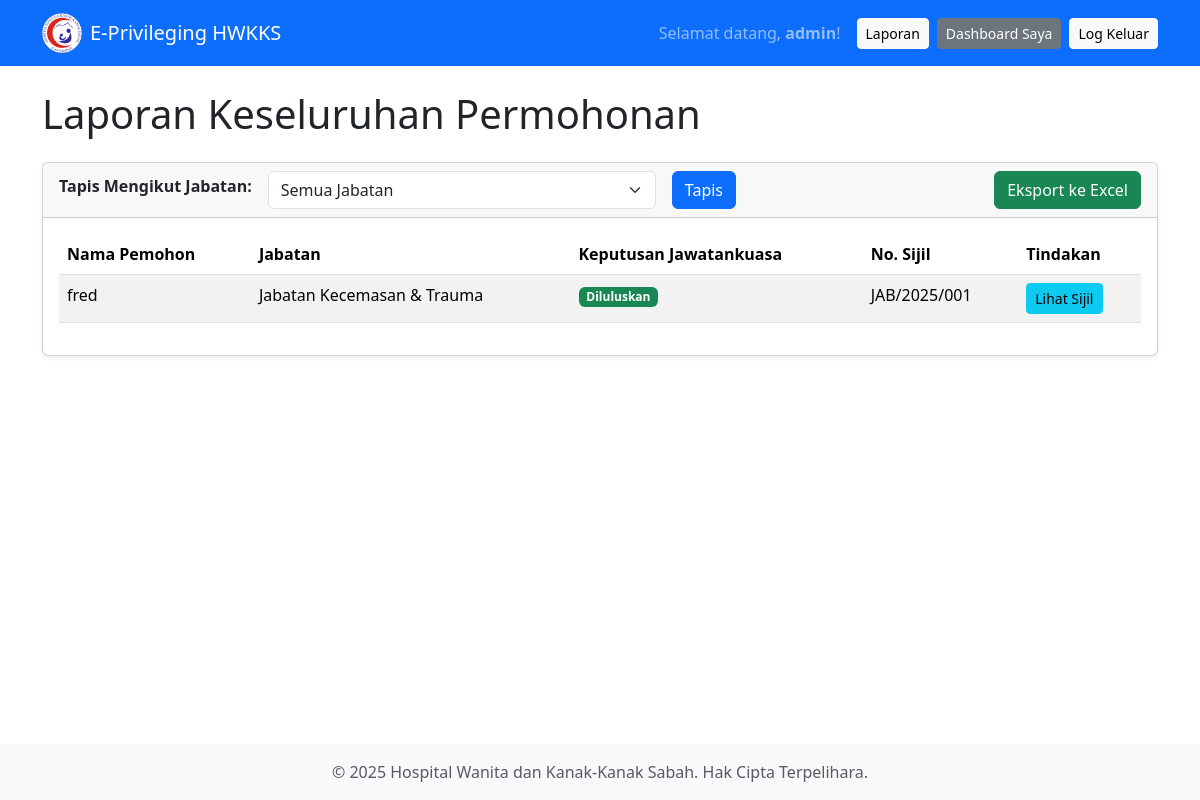
Page /laporan/ (signed in) on the earlier database version.
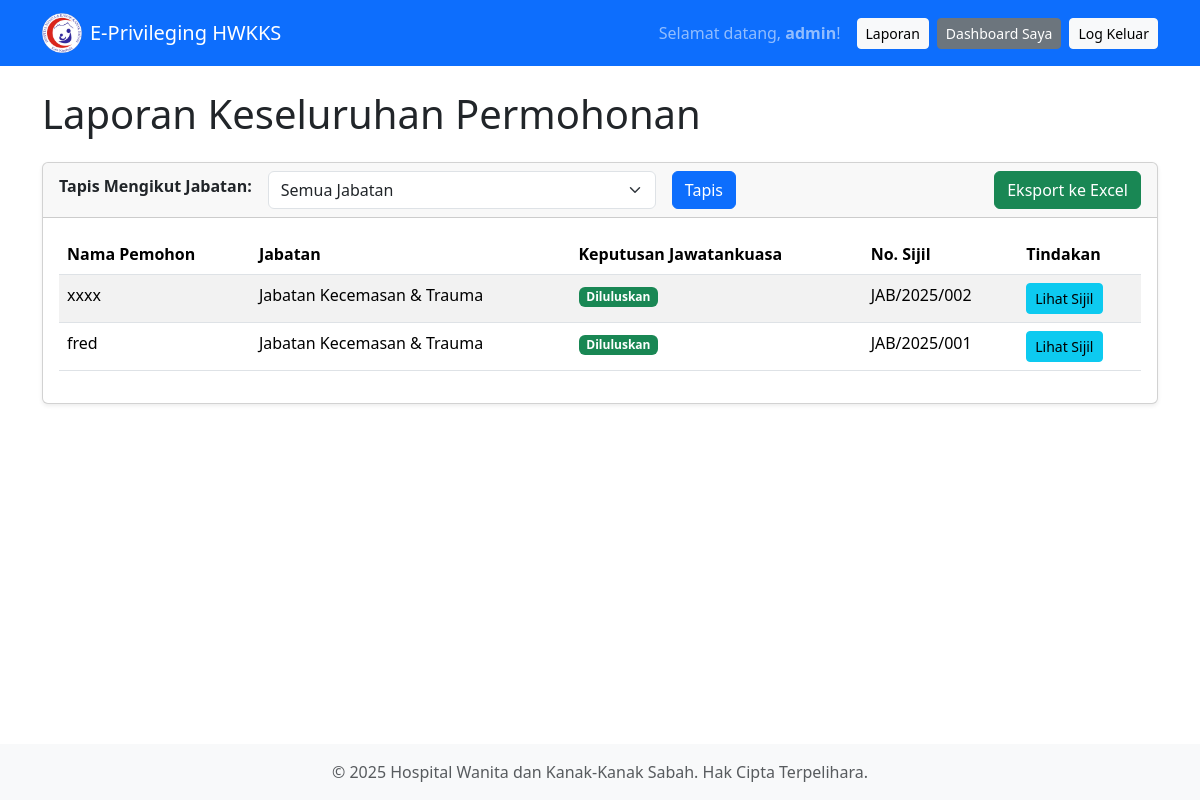
Same page on the later database version.
### permohonan/models.py (models this page shows, shortened)
class Permohonan(models.Model):
    KATEGORI_UTAMA_CHOICES = [('', '---------'), ('Pakar Perubatan / Pergigian', 'Pakar Perubatan / Pergigian'), ('Pegawai Perubatan', 'Pegawai Perubatan'), ('Jururawat', 'Jururawat'), ('Penolong Pegawai Perubatan', 'Penolong Pegawai Perubatan'), ('Juruterapi Pergigian', 'Juruterapi Pergigian'), ('Anggota Kesihatan Bersekutu', 'Anggota Kesihatan Bersekutu'), ('Pegawai Farmasi', 'Pegawai Farmasi'), ('Penolong Pegawai Farmasi', 'Penolong Pegawai Farmasi'), ('Lain-lain', 'Lain-lain')]
    KATEGORI_BAWAHAN_CHOICES = [('', '---------'), ('Pakar HWKKS', 'Pakar HWKKS'), ('Pakar KKM Lain', 'Pakar KKM dari Hospital lain selain HWKKS'), ('Pakar Bukan KKM', 'Pakar daripada institusi selain KKM'), ('Lantikan Baru', 'Lantikan baru/ bertukar masuk'), ('Ada Credentialing', 'Ada Credentialing'), ('Ada Post Basic', 'Ada Post Basic')]
    JENIS_PERMOHONAN_CHOICES = [('Baru', 'Permohonan Baru (Privileging)'), ('Penambahan', 'Permohonan Penambahan (Privileging Addition)'), ('Ulangan', 'Permohonan Ulangan (Re-Privileging)'), ('Ulangan + Tambah', 'Permohonan Ulangan bersama penambahan prosedur baru'), ('Ulangan + Kurang', 'Permohonan Ulangan bersama pengurangan prosedur baru')]
    SOKONGAN_CHOICES = [('Menunggu', 'Menunggu Semakan'), ('Menyokong', 'Menyokong'), ('Tidak Menyokong', 'Tidak Menyokong')]
    KELULUSAN_CHOICES = [('Menunggu', 'Menunggu Keputusan'), ('Ya', 'Diluluskan'), ('Tidak', 'Ditolak')]
    pemohon = models.ForeignKey(User, on_delete=models.SET_NULL, null=True, blank=True)
    nama_pemohon = models.CharField(max_length=255)
    no_kp = models.CharField("No K/P", max_length=15)
    jawatan = models.ForeignKey(Jawatan, on_delete=models.PROTECT, null=True, verbose_name="Jawatan")
    gred = models.ForeignKey(Gred, on_delete=models.PROTECT, null=True, verbose_name="Gred")
    jabatan = models.ForeignKey(Jabatan, on_delete=models.PROTECT, null=True)
    tarikh_mula_bertugas = models.DateField("Tarikh mula bertugas di jabatan sekarang")
    no_sijil_amalan = models.CharField("No. Sijil Amalan Tahunan", max_length=100, blank=True, null=True)
    jenis_permohonan = models.CharField(max_length=50, choices=JENIS_PERMOHONAN_CHOICES, null=True)
    kategori_utama = models.CharField("Kategori Pemohon Utama", max_length=100, choices=KATEGORI_UTAMA_CHOICES, null=True)
    kategori_bawahan = models.CharField("Sub-Kategori Pemohon (Lama)", max_length=100, choices=KATEGORI_BAWAHAN_CHOICES, blank=True, null=True, editable=False)
    sub_kategori = models.ManyToManyField(SubKategori, verbose_name="Sub-Kategori Pemohon", blank=True)
    jawatan_lain = models.CharField("Jawatan Lain-lain (jika berkenaan)", max_length=100, blank=True, null=True)
    tarikh_borang_dihantar = models.DateField(auto_now_add=True)
    status_sokongan_kj = models.CharField("Status Sokongan Ketua Jabatan", max_length=20, choices=SOKONGAN_CHOICES, default='Menunggu')
    ulasan_kj = models.TextField("Ulasan Ketua Jabatan", blank=True, null=True)
    nama_kj = models.CharField("Nama Ketua Jabatan", max_length=255, blank=True, null=True)
    jawatan_kj = models.CharField("Jawatan Ketua Jabatan", max_length=100, blank=True, null=True)
    tarikh_sokongan_kj = models.DateField("Tarikh Sokongan Ketua Jabatan", blank=True, null=True)
    keputusan_jawatanankuasa = models.CharField("Keputusan Pengarah", max_length=20, choices=KELULUSAN_CHOICES, default='Menunggu')
    tarikh_keputusan = models.DateField("Tarikh Keputusan", blank=True, null=True)
    tarikh_sah_sehingga = models.DateField("Tarikh Sah Sehingga", blank=True, null=True)
    no_siri_sijil = models.CharField("No Siri Sijil", max_length=100, blank=True, null=True, unique=True)

class Jabatan(models.Model):
    nama = models.CharField(max_length=150, unique=True)
    def __str__(self):
        return self.nama

### permohonan/views.py (the view)
# urls.py: path('laporan/', views.laporan_permohonan, name='laporan_permohonan'),
@login_required
def laporan_permohonan(request):
    user = request.user
    if not (user.is_superuser or user.groups.filter(name__in=['Pengarah', 'PICPrivileging']).exists()):
        return redirect('dashboard')
    permohonan_list = Permohonan.objects.all().order_by('-tarikh_borang_dihantar')
    jabatan_filter_id = request.GET.get('jabatan')
    if jabatan_filter_id:
        permohonan_list = permohonan_list.filter(jabatan__id=jabatan_filter_id)
    context = {
        'senarai_permohonan': permohonan_list,
        'senarai_jabatan': Jabatan.objects.all(),
        'jabatan_terpilih': int(jabatan_filter_id) if jabatan_filter_id else None,
    }
    return render(request, 'permohonan/laporan.html', context)

### permohonan/templatetags/auth_extras.py (called while the page is built)
@register.filter(name='has_group')
def has_group(user, group_name):
    return user.groups.filter(name=group_name).exists()

### permohonan/templates/permohonan/laporan.html (shortened to what this page needs)
{% extends 'permohonan/base.html' %}
{% block content %}
    <h1 class="mb-4">Laporan Keseluruhan Permohonan</h1>
    <div class="card shadow-sm">
        <div class="card-header">
            <form method="GET" action="{% url 'laporan_permohonan' %}" class="row g-3 align-items-center">
                <div class="col-auto">
                    <label for="jabatan" class="form-label fw-bold">Tapis Mengikut Jabatan:</label>
                </div>
                <div class="col-auto">
                    <select name="jabatan" id="jabatan" class="form-select">
                        <option value="">Semua Jabatan</option>
                    </select>
                </div>
                <div class="col-auto">
                    <button type="submit" class="btn btn-primary">Tapis</button>
                </div>
                <div class="col-auto ms-auto">
                    <a href="{% url 'laporan_export_excel' %}?jabatan={{ jabatan_terpilih|default:'' }}" class="btn btn-success">Eksport ke Excel</a>
                </div>
            </form>
        </div>
        <div class="card-body">
            <div class="table-responsive">
                <table class="table table-striped table-hover">
                    <thead>
                        <tr>
                            <th>Nama Pemohon</th>
                            <th>Jabatan</th>
                            <th>Keputusan Jawatankuasa</th>
                            <th>No. Sijil</th>
                            <th>Tindakan</th>
                        </tr>
                    </thead>
                    <tbody>
                        {% for permohonan in senarai_permohonan %}
                            <tr>
                                <td>{{ permohonan.nama_pemohon }}</td>
                                <td>{{ permohonan.jabatan }}</td>
                                <td>
                                    {% if permohonan.keputusan_jawatanankuasa == 'Ya' %}<span class="badge bg-success">{{ permohonan.get_keputusan_jawatanankuasa_display }}</span>{% elif permohonan.keputusan_jawatanankuasa == 'Tidak' %}<span class="badge bg-danger">{{ permohonan.get_keputusan_jawatanankuasa_display }}</span>{% else %}<span class="badge bg-warning text-dark">{{ permohonan.get_keputusan_jawatanankuasa_display }}</span>{% endif %}
                                </td>
                                <td>{{ permohonan.no_siri_sijil|default:"-" }}</td>
                                <td>
                                    {% if permohonan.keputusan_jawatanankuasa == 'Ya' %}
                                        <a href="{% url 'jana_sijil_pdf' pk=permohonan.pk %}" class="btn btn-info btn-sm" target="_blank">Lihat Sijil</a>
                                    {% else %}
                                        -
                                    {% endif %}
                                </td>
                            </tr>
                        {% empty %}
                            <tr>
                                <td colspan="5" class="text-center">Tiada permohonan ditemui.</td>
                            </tr>
                        {% endfor %}
                    </tbody>
                </table>
            </div>
        </div>
    </div>
{% endblock %}

Differences in the rows shown:
added Permohonan: nama_pemohon "xxxx", jabatan "Jabatan Kecemasan & Trauma", keputusan_jawatanankuasa "Diluluskan", no_siri_sijil "JAB/2025/002", shows "Lihat Sijil"
